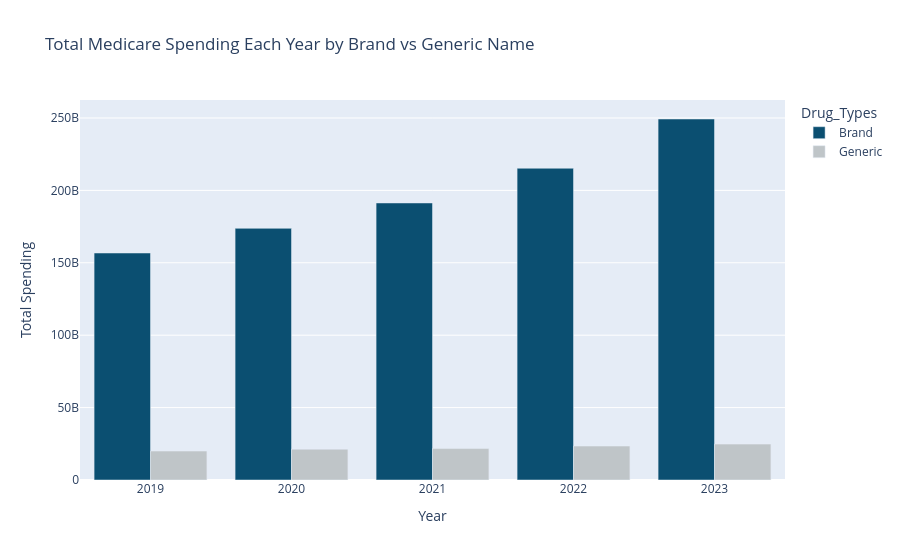

The code cell stored with this chart in its notebook:
### Code cell
# -------- Side-by-side bar chart: Brand vs Generic
import numpy as np
import plotly.express as px

# Create Drug_Types column (vectorized)
medicare_overall['Drug_Types'] = np.where(
    medicare_overall['Brnd_Name'] != medicare_overall['Gnrc_Name'],
    'Brand',
    'Generic'
)

# Group by Year + Drug_Types to get total spending
plot_df = (
    medicare_overall
    .groupby(['Year', 'Drug_Types'], as_index=False)['Tot_Spndng']
    .sum()
    .rename(columns={'Tot_Spndng': 'Total Spending'})
)

# Plot as side-by-side with custom colors
fig = px.bar(
    plot_df,
    x='Year',
    y='Total Spending',
    color='Drug_Types',
    barmode='group',      
    color_discrete_map={
        'Brand': '#0B4F71',   # dark blue - matching color scheme
        'Generic': '#BFC5C8'  # soft neutral grey - matching color scheme
    },
    title='Total Medicare Spending Each Year by Brand vs Generic Name'
)

fig.show()

### Figure 1 — Plotly figure (JSON) as saved in the notebook; plotly's stock layout.template omitted (floating-point values rounded to 4 significant figures)
{"data": [{"alignmentgroup": "True", "hovertemplate": "Drug_Types=Brand<br>Year=%{x}<br>Total Spending=%{y}<extra></extra>", "legendgroup": "Brand", "marker": {"color": "#0B4F71", "pattern": {"shape": ""}}, "name": "Brand", "offsetgroup": "Brand", "orientation": "v", "showlegend": true, "textposition": "auto", "type": "bar", "x": [2019, 2020, 2021, 2022, 2023], "xaxis": "x", "y": [156800000000.0, 173800000000.0, 191300000000.0, 215300000000.0, 249300000000.0], "yaxis": "y"}, {"alignmentgroup": "True", "hovertemplate": "Drug_Types=Generic<br>Year=%{x}<br>Total Spending=%{y}<extra></extra>", "legendgroup": "Generic", "marker": {"color": "#BFC5C8", "pattern": {"shape": ""}}, "name": "Generic", "offsetgroup": "Generic", "orientation": "v", "showlegend": true, "textposition": "auto", "type": "bar", "x": [2019, 2020, 2021, 2022, 2023], "xaxis": "x", "y": [19990000000.0, 21300000000.0, 21730000000.0, 23450000000.0, 24810000000.0], "yaxis": "y"}], "layout": {"barmode": "group", "legend": {"title": {"text": "Drug_Types"}, "tracegroupgap": 0}, "title": {"text": "Total Medicare Spending Each Year by Brand vs Generic Name"}, "xaxis": {"anchor": "y", "domain": [0, 1], "title": {"text": "Year"}}, "yaxis": {"anchor": "x", "domain": [0, 1], "title": {"text": "Total Spending"}}}}
